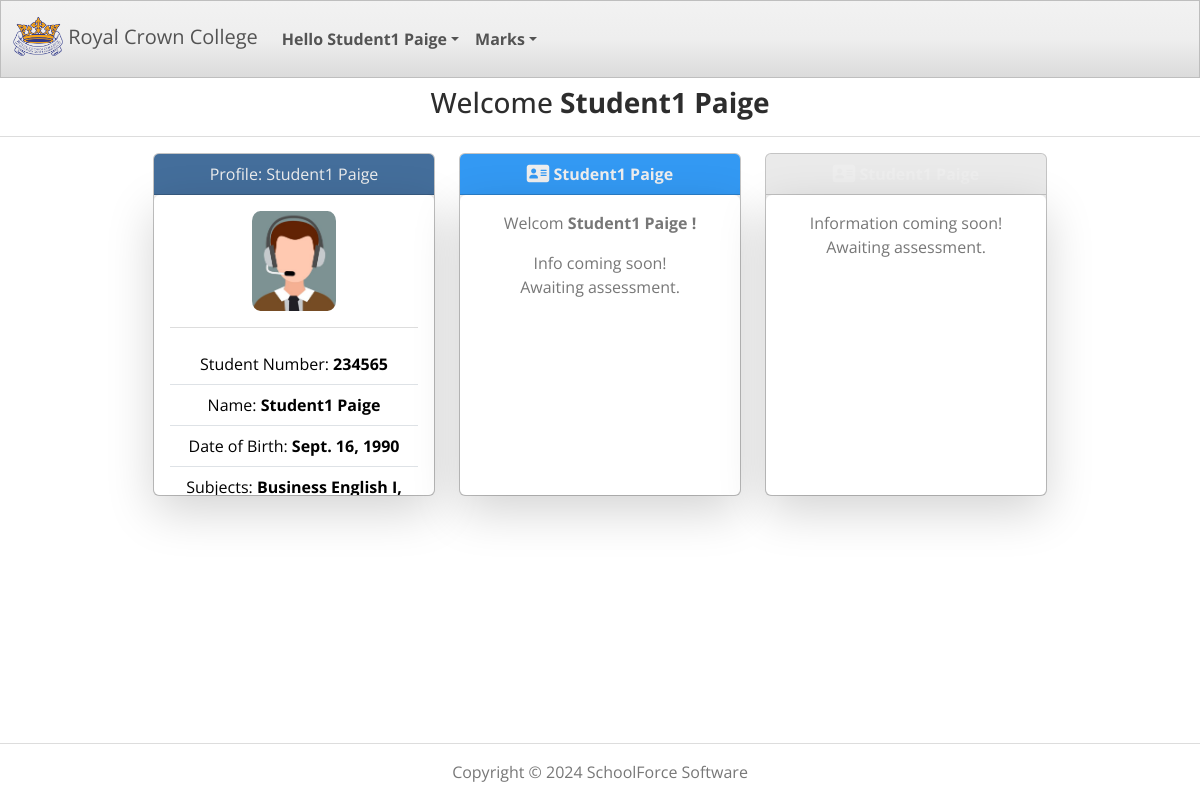
The page /custom_page/ (signed in) on the database its author committed.
### cmsmain/models.py (models this page shows, shortened)
class Student(models.Model):
    user = models.OneToOneField(User, on_delete=models.CASCADE)
    subjects  = models.ManyToManyField(Subject, related_name='students')
    student_number = models.PositiveIntegerField(unique=True, null=True, blank=True)
    first_name = models.CharField(max_length=50)
    last_name = models.CharField(max_length=50)
    phone = models.CharField(max_length=20, null=True, blank=True)
    date_of_birth = models.DateField()
    nationality = models.CharField(max_length=50)
    passport_number = models.CharField(max_length=50)
    email = models.EmailField(max_length=100)
    enrolment_date = models.DateField()
    picture = models.ImageField(upload_to='uploads/', null=True, blank=True)
    created_at = models.DateTimeField(auto_now_add=True, null=True, blank=True)
    def __str__(self):
        return f'{self.first_name} {self.last_name}'

class Subject(models.Model):
    code = models.CharField(max_length=20, unique=True)
    name = models.CharField(max_length=100)

### cmsmain/views.py (the view, shortened to what this page needs)
# urls.py: path('custom_page/', views.custom_redirect, name='custom_page'),
@login_required(login_url='login')
def custom_redirect(request):
    user = request.user
    if user.is_authenticated:
        if user.groups.filter(name='student').exists():
            group = 'student'
            student = Student.objects.get(user=user)
            subjects = student.subjects.all()
            context = {'user': user, 'group': group, 'student': student, 'subjects': subjects}
            return render(request, 'app_student/student_page.html/', context)
    return render(request, 'cmsmain/home.html/')

### cmsmain/templates/app_student/student_page.html (shortened to what this page needs)
{% extends 'cmsmain/base.html' %}
{% load static %}
{% block content %}
<h3 class="mt-2 text-center">Welcome <strong>{{ student }}</strong></h3>
<hr />
<div class="row justify-content-center">
    <div class="col-9 col-sm-7 col-md-4 col-xl-3">
        <div class="card bg-light mb-3">
            <div class="card-header bg-primary text-light">
                 Profile: {{student}}
            </div>
            <div class="card-body shadow-lg bg-body rounded card-text" style="height: 300px;">
                <div class="text-center">
                    {% if student.picture %}
                        <img class="profile-pic" src="{{student.picture.url}}">
                    {% else %}
                        No Picture
                    {% endif %}
                </div>
                <hr />
                <table class="table">
                    <tr><td>Student Number: <strong>{{student.student_number}}</strong></td></tr>
                    <tr><td>Name: <strong>{{student}}</strong></td></tr>
                    <tr><td>Date of Birth: <strong>{{student.date_of_birth}}</strong></td></tr>
                    <tr><td>Subjects: <strong>
                            {% for subject in subjects %}
                                {{ subject.name }}{% if not forloop.last %}, {% endif %}
                            {% endfor %}</strong>
                    </td></tr>
                </table>
            </div>
        </div>
    </div>
    <div class="col-9 col-sm-7 col-md-4 col-xl-3">
        <div class="card bg-light mb-3">
            <div class="card-header bg-info text-light">
                <i class="fa-solid fa-address-card fa-lg"></i><strong> {{student}} </strong>
            </div>
            <div class="card-body shadow-lg bg-body rounded card-text" style="height: 300px;">
                <p>Welcom <strong>{{ student }} !</strong></p>
                <p>Info coming soon! <br />Awaiting assessment.</p>
            </div>
        </div>
    </div>
        <div class="col-9 col-sm-7 col-md-4 col-xl-3">
        <div class="card bg-light mb-3">
            <div class="card-header bg-su<p>Welcom <strong>{{ student }} !</strong></p>ccess text-light">
                <i class="fa-solid fa-address-card fa-lg"></i><strong> {{student}} </strong>
            </div>
            <div class="card-body shadow-lg bg-body rounded card-text" style="height: 300px;">
                    <p>Information coming soon! <br />Awaiting assessment.</p>
            </div>
        </div>
    </div>
</div>
{% endblock %}

### cmsmain/templates/app_student/student_navbar.html (shortened to what this page needs)
{% load static %}
<nav class="navbar navbar-expand-lg bg-light" data-bs-theme="light">
  <div class="container-fluid">
    <a class="navbar-brand"><img src="/static/img/favicon.png" alt="" width="50" height="50" class="d-inline-block" href="#"> Royal Crown College</a>
    <div class="collapse navbar-collapse" id="navbarColor03">
      <ul class="navbar-nav me-auto">
        <li class="nav-item dropdown">
          <a class="nav-link dropdown-toggle" data-bs-toggle="dropdown" href="#" role="button" aria-haspopup="true" aria-expanded="false"><strong>Hello {{ request.user.student }}</strong></a>
        </li>
        <li class="nav-item dropdown">
          <a class="nav-link dropdown-toggle" data-bs-toggle="dropdown" href="#" role="button" aria-haspopup="true" aria-expanded="false"><strong>Marks</strong></a>
        </li>
      </ul>
    </div>
  </div>
</nav>

### cmsmain/templates/cmsmain/base.html (style rules this page uses)
.wrapper { min-height: 100vh; display: flex; flex-direction: column; }
.card-text { height: 300px; overflow-y: scroll; width: 100%; }
.profile-pic { max-width: 100px; max-height: 100px; margin: 0 auto; border-radius: 10%; }

### rows shown on the page
Student: first_name+last_name "Student1 Paige", picture (picture), student_number "234565", date_of_birth "Sept. 16, 1990"
Subject: name "Business English I"

### other values the page prints
{{ request.user.student }} "Student1 Paige"
